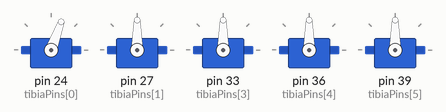
This sketch was run on a simulated Arduino Mega 2560, built with avr-gcc and run on an emulated ATmega2560. Parts: 5 × servo.

Above: at 2.1 s.
At 7.1 s:
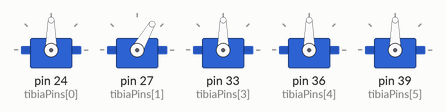
At 14.1 s:
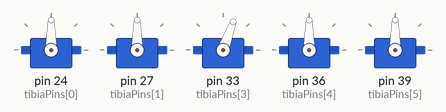
At 18.1 s:
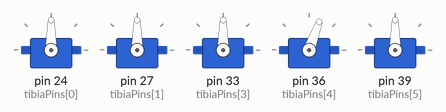
At 23.1 s:
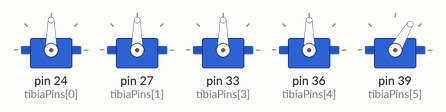
At 32.1 s:
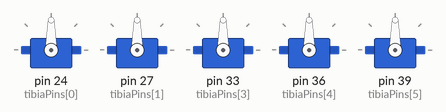
Timing chart, 0 to 40.0 s (numbered marks = the images above):
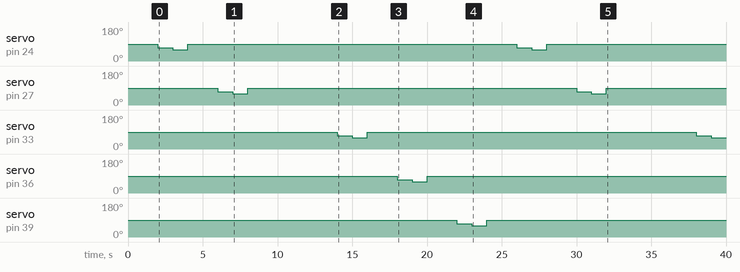

The sketch:

6-Lift_all_tibia_one_by_one.ino
```cpp
//LIFITIN EACH TIBIA ONE BY ONE

#include <Servo.h>

Servo tibiaServos[6];

int tibiaPins[6] = {24, 27, 30, 33, 36, 39};


void setup(){


  //Attaching the normal femur servos

  for (int i=0; i <6; i++){
    if (i != 2){ //skip leg 3

      tibiaServos[i].attach(tibiaPins[i]);
      tibiaServos[i].write(90);
    }
  }


  delay(2000);

}

void loop(){

  for(int i =0; i<6; i++){
      tibiaServos[i].write(70); //lift...
      delay(1000);
      tibiaServos[i].write(60); //higher...
      delay(1000);
      tibiaServos[i].write(90);
      delay(2000);
  }
}
```

Measured:
- by itself, servo on pin 36 (tibiaPins[4]): 90° → 70° at 18.0 s, → 60° 1.0 s later, → 90° 1.0 s later
- by itself, servo on pin 39 (tibiaPins[5]): 90° → 70° at 22.0 s, → 60° 1.0 s later, → 90° 1.0 s later
- by itself, servo on pin 24 (tibiaPins[0]): 90° → 70° at 2.0 s, → 60° 1.0 s later, → 90° 1.0 s later, → 70° 22.0 s later, … (6 changes in this stretch)
- by itself, servo on pin 27 (tibiaPins[1]): 90° → 70° at 6.0 s, → 60° 1.0 s later, → 90° 1.0 s later, → 70° 22.0 s later, … (6 changes in this stretch)
